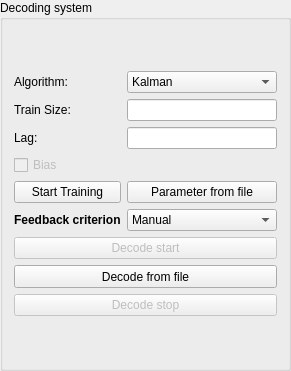
   <widget class="QGroupBox" name="grpDecoder">
    <property name="geometry">
     <rect>
      <x>880</x>
      <y>350</y>
      <width>291</width>
      <height>371</height>
     </rect>
    </property>
    <property name="title">
     <string>Decoding system</string>
    </property>
    <layout class="QVBoxLayout" name="verticalLayout_2">
     <item>
      <layout class="QGridLayout" name="gridLayout_4">
       <item row="1" column="0">
        <widget class="QLabel" name="label_5">
         <property name="text">
          <string>Algorithm:</string>
         </property>
        </widget>
       </item>
       <item row="1" column="1">
        <widget class="QComboBox" name="cblAlgorithm">
         <item>
          <property name="text">
           <string>Kalman</string>
          </property>
         </item>
         <item>
          <property name="text">
           <string>Agrel</string>
          </property>
         </item>
        </widget>
       </item>
       <item row="2" column="0">
        <widget class="QLabel" name="label_6">
         <property name="text">
          <string>Train Size:</string>
         </property>
        </widget>
       </item>
       <item row="2" column="1">
        <widget class="QLineEdit" name="editTrainSize">
         <property name="text">
          <string/>
         </property>
        </widget>
       </item>
       <item row="3" column="0">
        <widget class="QLabel" name="label_27">
         <property name="text">
          <string>Lag:       </string>
         </property>
        </widget>
       </item>
       <item row="3" column="1">
        <widget class="QLineEdit" name="editLag">
         <property name="text">
          <string/>
         </property>
        </widget>
       </item>
       <item row="4" column="0" colspan="2">
        <widget class="QCheckBox" name="ckbBias">
         <property name="enabled">
          <bool>false</bool>
         </property>
         <property name="mouseTracking">
          <bool>true</bool>
         </property>
         <property name="text">
          <string>Bias</string>
         </property>
         <property name="checkable">
          <bool>true</bool>
         </property>
         <property name="checked">
          <bool>false</bool>
         </property>
        </widget>
       </item>
       <item row="5" column="0">
        <widget class="QPushButton" name="btnTrain">
         <property name="text">
          <string>Start Training</string>
         </property>
        </widget>
       </item>
       <item row="5" column="1">
        <widget class="QPushButton" name="btnLoadFile">
         <property name="text">
          <string>Parameter from file</string>
         </property>
        </widget>
       </item>
       <item row="7" column="0" colspan="2">
        <widget class="QPushButton" name="btnDecodeStart">
         <property name="enabled">
          <bool>false</bool>
         </property>
         <property name="tabletTracking">
          <bool>false</bool>
         </property>
         <property name="text">
          <string>Decode start</string>
         </property>
         <property name="checkable">
          <bool>false</bool>
         </property>
         <property name="checked">
          <bool>false</bool>
         </property>
         <property name="autoRepeat">
          <bool>true</bool>
         </property>
         <property name="autoRepeatInterval">
          <number>50</number>
         </property>
        </widget>
       </item>
       <item row="8" column="0" colspan="2">
        <widget class="QPushButton" name="btnDecodeFromFile">
         <property name="enabled">
          <bool>true</bool>
         </property>
         <property name="sizePolicy">
          <sizepolicy hsizetype="Minimum" vsizetype="Fixed">
           <horstretch>0</horstretch>
           <verstretch>0</verstretch>
          </sizepolicy>
         </property>
         <property name="minimumSize">
          <size>
           <width>101</width>
           <height>23</height>
          </size>
         </property>
         <property name="text">
          <string>Decode from file</string>
         </property>
         <property name="checkable">
          <bool>false</bool>
         </property>
        </widget>
       </item>
       <item row="9" column="0" colspan="2">
        <widget class="QPushButton" name="btnDecodeStop">
         <property name="enabled">
          <bool>false</bool>
         </property>
         <property name="text">
          <string>Decode stop</string>
         </property>
         <property name="checkable">
          <bool>false</bool>
         </property>
         <property name="checked">
          <bool>false</bool>
         </property>
         <property name="autoRepeat">
          <bool>true</bool>
         </property>
         <property name="autoRepeatInterval">
          <number>50</number>
         </property>
        </widget>
       </item>
       <item row="6" column="1">
        <widget class="QComboBox" name="feedBackMethod">
         <item>
          <property name="text">
           <string>Manual</string>
          </property>
         </item>
         <item>
          <property name="text">
           <string>Brain two lever</string>
          </property>
         </item>
         <item>
          <property name="text">
           <string>Brain three lever</string>
          </property>
         </item>
         <item>
          <property name="text">
           <string>Day two for holding</string>
          </property>
         </item>
        </widget>
       </item>
       <item row="6" column="0">
        <widget class="QLabel" name="label_28">
         <property name="font">
          <font>
           <weight>75</weight>
           <bold>true</bold>
          </font>
         </property>
         <property name="text">
          <string>Feedback criterion</string>
         </property>
        </widget>
       </item>
      </layout>
     </item>
    </layout>
   </widget>
